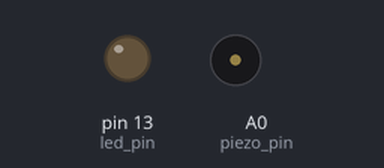
The sketch below on a simulated Arduino Uno, built with avr-gcc and run on an emulated ATmega328P. Parts: output pins drawn as LEDs (lit = HIGH), buzzer (waves = sounding, pin HIGH).

Above: at 2.5 s.
At 10.75 s:
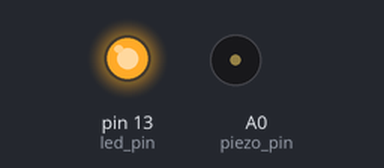
Timing chart, 0 to 14.0 s (numbered marks = the images above):
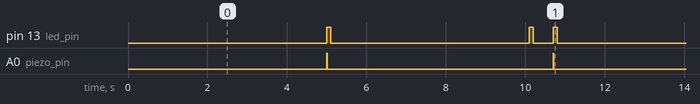

Measured:
- by itself, pin 13 (led_pin): repeats every 10.8 s: LOW 5.0 s, HIGH 0.10 s, LOW 0.50 s, HIGH 0.10 s, LOW 5.0 s, HIGH 0.10 s
- by itself, A0 (piezo_pin): alternates HIGH for 0.01 s and LOW for 5.7 s
- by itself, everything shown: repeats every 10.8 s, in 8 steps

The sketch:

sketch_uppi.ino
```cpp
// uPPI (micro-PPI)

// Specify pins
int piezo_pin = A0; // Analog 0 (labeled IN, but can be used as out on Uno R4)
int led_pin = 13;   // Digital 13

// Specify experiment parameters
int pulse_interval_ms = 5000;
int pre_pulse_interval_ms = 500;
int large_amp = 200;
int small_amp = 25;
int piezo_duration_ms = 10;
int led_duration_ms = 100;

void setup() {
  pinMode(led_pin, OUTPUT);
  analogWrite(piezo_pin, 0);
 }

void loop() {
  // Pulse ----------------

  // Wait for next pulse
  delay(pulse_interval_ms);

  // Enable piezo and LED
  analogWrite(piezo_pin, large_amp);
  digitalWrite(led_pin, HIGH);

  // Wait for piezo end
  delay(piezo_duration_ms);
  analogWrite(piezo_pin, 0);

  // Wait for LED end
  delay(led_duration_ms - piezo_duration_ms);
  digitalWrite(led_pin, LOW);

  // Pre-pulse ----------------

  // Wait for next pre-pulse
  delay(pulse_interval_ms);

  // Enable piezo and LED
  analogWrite(piezo_pin, small_amp);
  digitalWrite(led_pin, HIGH);

  // Wait for piezo end
  delay(piezo_duration_ms);
  analogWrite(piezo_pin, 0);

  // Wait for LED end
  delay(led_duration_ms - piezo_duration_ms);
  digitalWrite(led_pin, LOW);

  // Wait for next pulse
  delay(pre_pulse_interval_ms);

  // Enable piezo and LED
  analogWrite(piezo_pin, large_amp);
  digitalWrite(led_pin, HIGH);

  // Wait for piezo end
  delay(piezo_duration_ms);
  analogWrite(piezo_pin, 0);

  // Wait for LED end
  delay(led_duration_ms - piezo_duration_ms);
  digitalWrite(led_pin, LOW);
}
```
